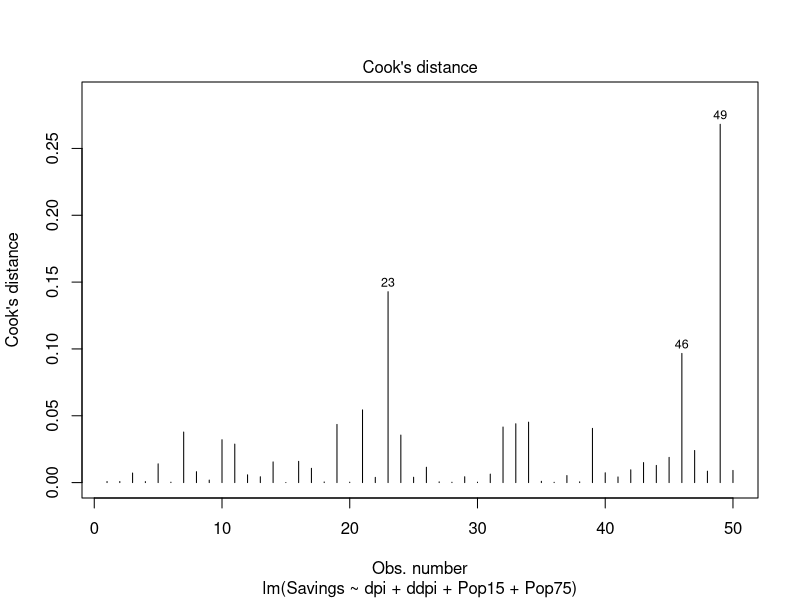
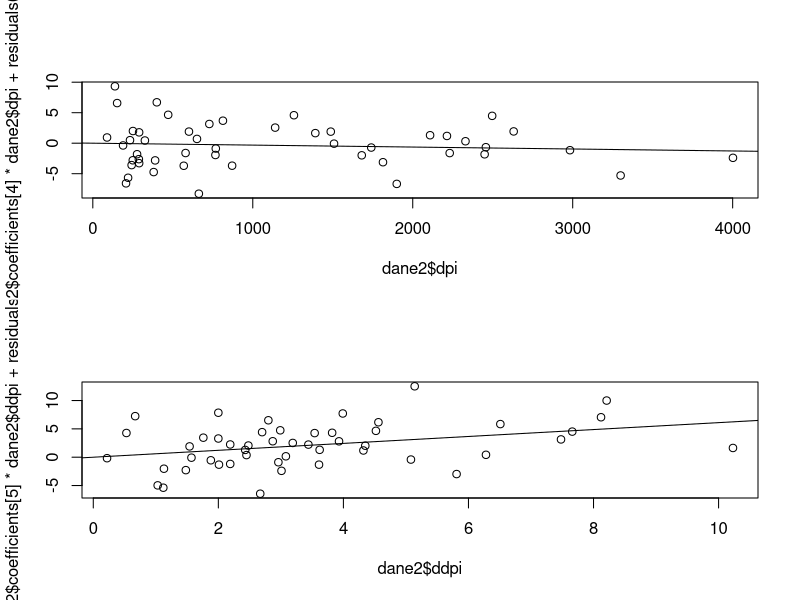
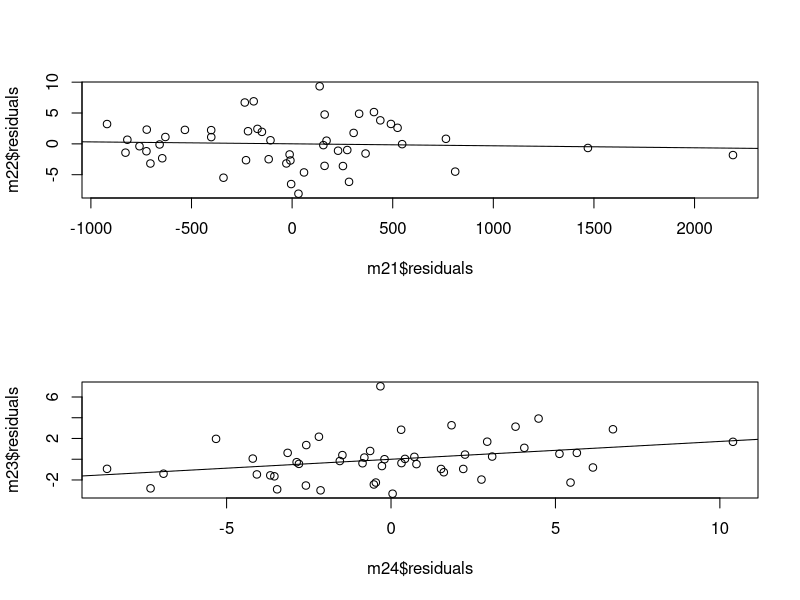
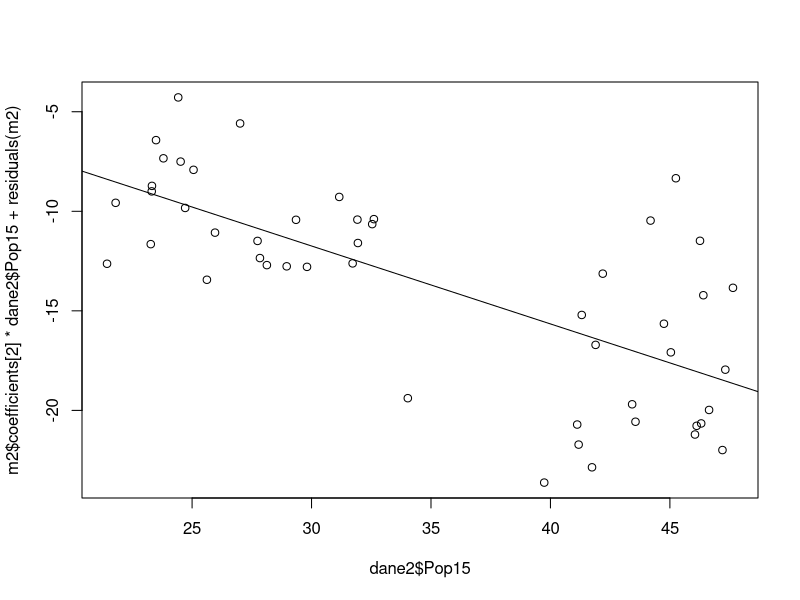
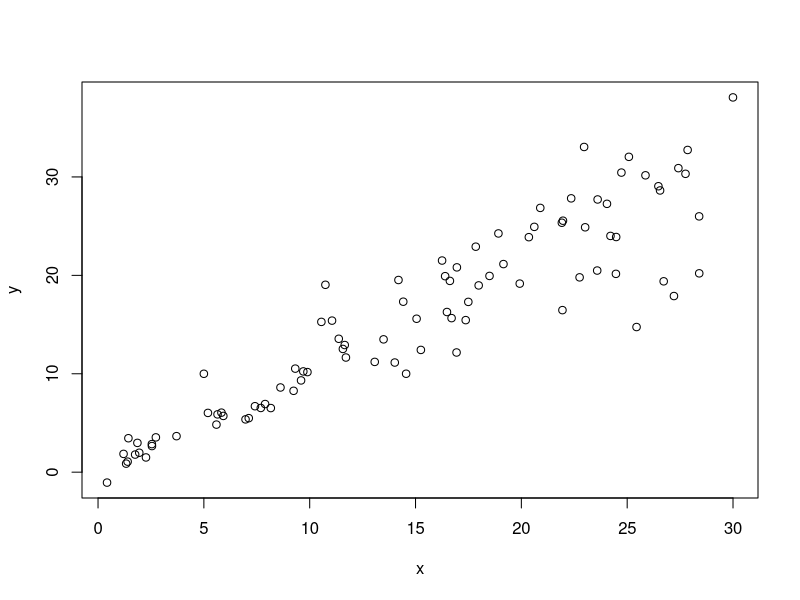
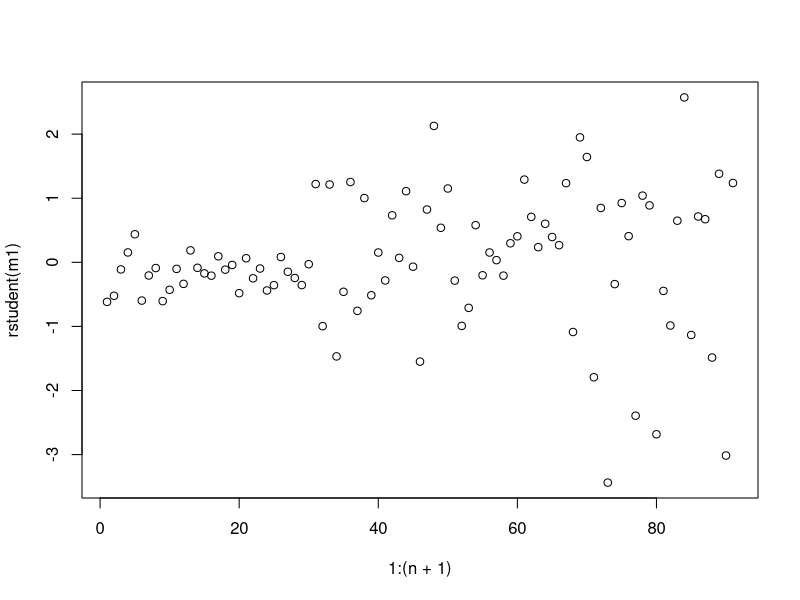
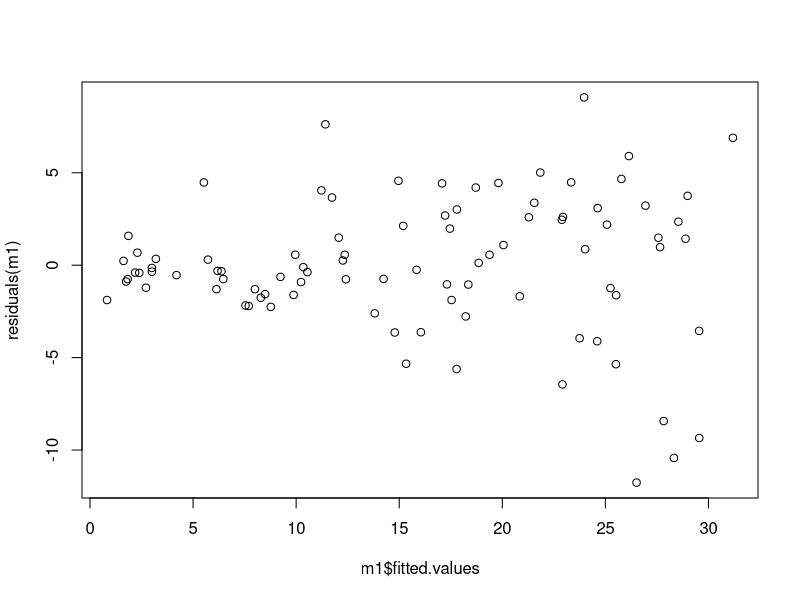
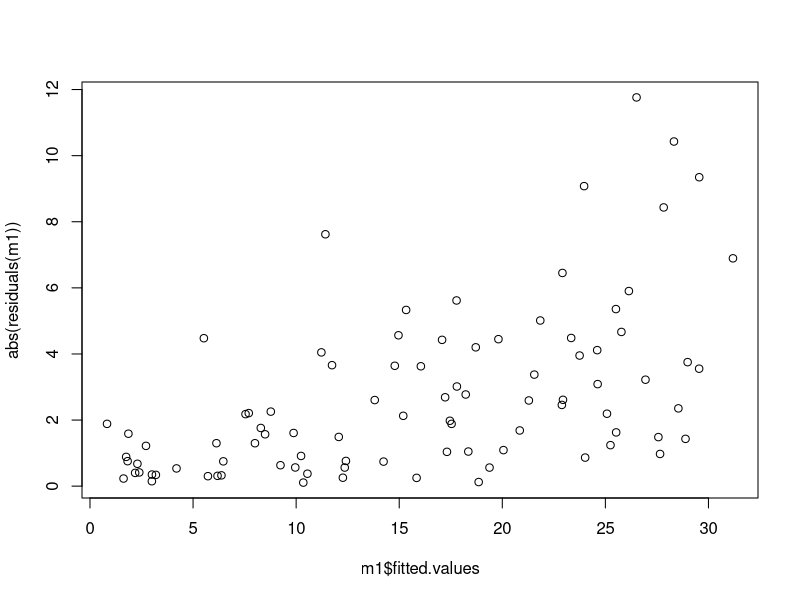

Write the R code that produced these figures, in order.
# Zadanie 5.4
dane <- read.table('savings.txt',header = T)
# a)
m1 <- lm(Savings~dpi+ddpi+Pop15+Pop75, data = dane)
wh1 <- which(abs(rstudent(m1))>2)

X <- model.matrix(m1)
n <- nrow(X)
p <- ncol(X)
H <- X%*%solve(t(X)%*%X)%*%t(X)
wh2 <- which(diag(H)>2*p/n)

plot(m1,4)
wh3 <- which(cooks.distance(m1) >4/(n-p-1))
which(cooks.distance(m1)==max(cooks.distance(m1)))

dane2 <- dane[-49,]
m2 <- lm(Savings~.-Country, data = dane2)
# b)
par(mfrow=c(2,1))

plot(m2$coefficients[4]*dane2$dpi+residuals(m2)~dane2$dpi)
abline(lm(I(m2$coefficients[4]*dane2$dpi)~dane2$dpi))
# dpi nie istotna, bo prosta na wykresie jest pozioma, czyli jest to poprostu wykres residuow dla tej zmiennej !!! (p-value potwierdza)

plot(m2$coefficients[5]*dane2$ddpi+residuals(m2)~dane2$ddpi)
abline(lm(I(m2$coefficients[5]*dane2$ddpi+residuals(m2))~dane2$ddpi))

summary(m2)

#library(faraway)
#prplot(m2,3)
#prplot(m2,4)

#wygresy czesciowej regresji:
m21 <- lm(dpi~.-Savings-Country, data = dane2)
m22 <- lm(Savings~. -dpi-Country, data = dane2)
plot(m22$residuals~m21$residuals)
abline(lm(m22$residuals~m21$residuals))

m23 <- lm(ddpi~.-Savings-Country, data = dane2)
m24 <- lm(Savings~. -ddpi-Country, data = dane2)
plot(m23$residuals~m24$residuals)
abline(lm(m23$residuals~m24$residuals))

# c)
cor(dane2$Pop15,dane2$Pop75)
summary(m2, cor = TRUE)

# d)
par(mfrow = c(1,1))
plot(m2$coefficients[2]*dane2$Pop15+residuals(m2)~dane2$Pop15)
abline(lm(I(m2$coefficients[2]*dane2$Pop15+residuals(m2))~dane2$Pop15))

m3 <- lm(Savings ~. -Country, data = dane2, subset = Pop15 < 35)
m4 <- lm(Savings ~. -Country, data = dane2, subset = Pop15 >= 35)
summary(m3)
summary(m4)

#Zadanie 5.5
n <- 90
x1 <- runif(n/3,0,10)
x2 <- runif(n/3,10,20)
x3 <- runif(n/3,20,30)
x <- c(x1,x2,x3)

eps1 <- rnorm(n/3,0,1)
eps2 <- rnorm(n/3,0,3)
eps3 <- rnorm(n/3,0,5)
eps <- c(eps1,eps2,eps3)
y <- x + eps
x <- c(x,5)
y <- c(y,10)

plot(y~x)

m1 <- lm(y~x)
plot(1:(n+1),rstudent(m1))
# to naszego punktu nie wychwyca!!!

plot(m1$fitted.values,residuals(m1))
plot(m1$fitted.values,abs(residuals(m1)))

weights <- 1/lm(abs(residuals(m1))~m1$fitted.values)$fitted.values^2
m2 <- lm(y~x,weights = weights)
plot(1:(n+1),rstudent(m2))
